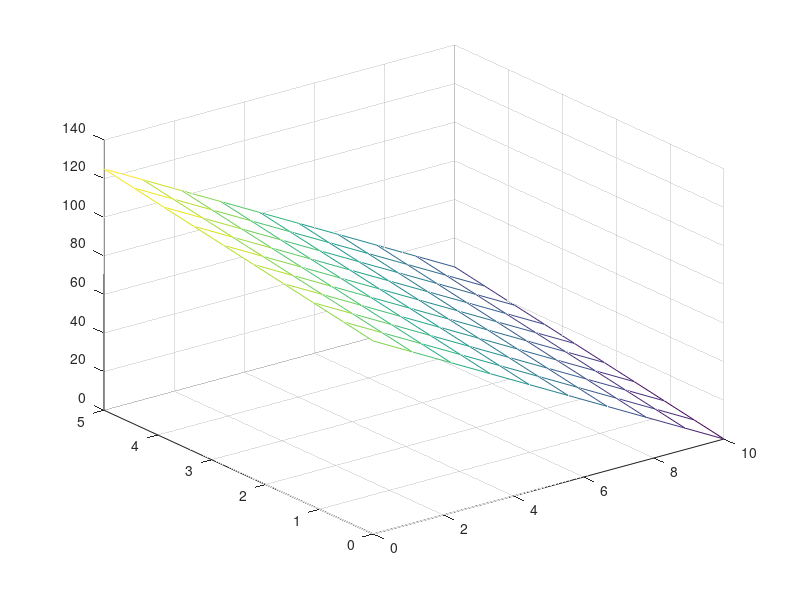

MATLAB code for this plot:
clear
clc

intervalX = [0,10]
intervalY = [0,5]

x = linspace(intervalX(1),intervalX(2),10)
y = linspace(intervalY(1),intervalY(2),10)
[xx,yy] = meshgrid(x,y)
mesh(xx,yy,(xx*(10-xx)+yy*(5-yy))/5)
